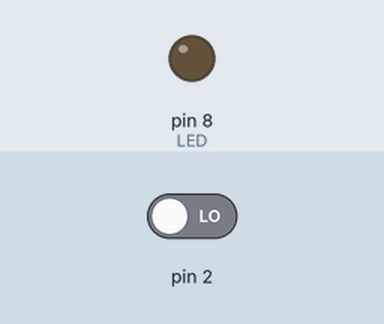
Simulated run of this sketch. Board: Arduino Uno, built with avr-gcc and run on an emulated ATmega328P. Shown: output pins drawn as LEDs (lit = HIGH). Inputs (shaded band) come from the test bench; at power-on: pin 2 LOW.

Above: at 1.2 s.
1.3 s: pin 2 driven HIGH
At 2.0 s:
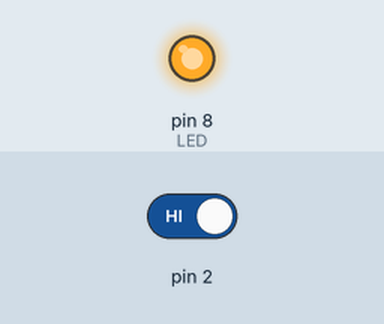
Timing chart, 0 to 4.3 s (numbered marks = the images above; inputs shaded):
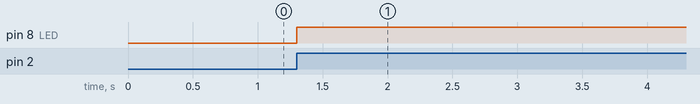

Measured:
- after the input at 1.3 s, pin 8 (LED): LOW → HIGH at once

The sketch:

sketch_mar18b.ino
```cpp
#define LED 8
#define input  3
volatile int p = 1;

int CalOCR(double freq, long prescaler)
{
  const long CLK_FREQ = 16000000;
  return (CLK_FREQ / (freq * prescaler)) - 1.0;
}

void setup()
{
  pinMode(input, INPUT_PULLUP);
  pinMode(LED, OUTPUT);

  noInterrupts();

  TCCR1A = 0;
  TCCR1B = 0;
  TCNT1  = 0;
  OCR1A = CalOCR(1, 1024);
  TCCR1B |= (1 << WGM12);
  TCCR1B |= (1 << CS12) | (1 << CS10);
  TIMSK1 |= (1 << OCIE1A);

  interrupts();

  attachInterrupt(digitalPinToInterrupt(2),Button, RISING);
}
void Button() {
  digitalWrite(LED, HIGH);
  p = p >= 3 ? 1 : p + 1;
  OCR1A = CalOCR(1.0/(double)(p), 1024);
}
ISR(TIMER1_COMPA_vect)
{PORTB ^= (1 << 5);}
void loop()
{
  delay(1000);
  }
```
